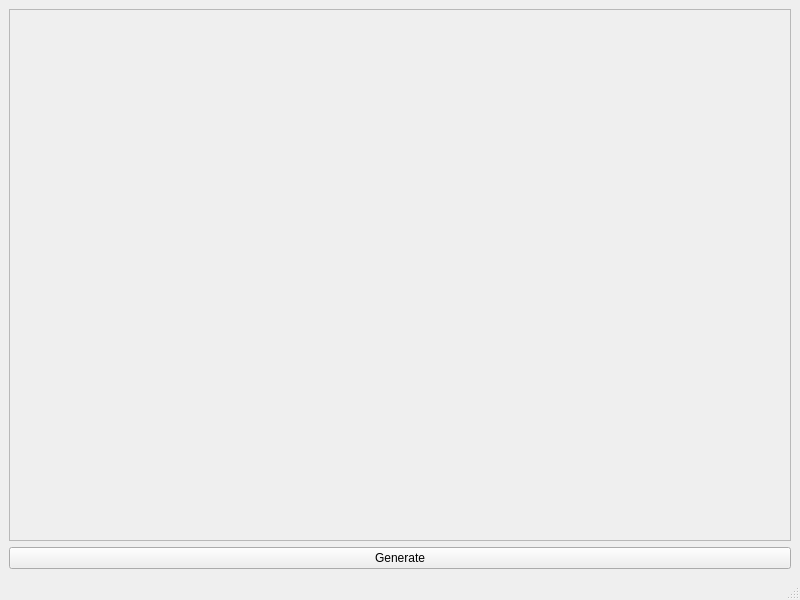
<?xml version="1.0" encoding="UTF-8"?>
<ui version="4.0">
 <class>MainWindow</class>
 <widget class="QMainWindow" name="MainWindow">
  <property name="geometry">
   <rect>
    <x>0</x>
    <y>0</y>
    <width>800</width>
    <height>600</height>
   </rect>
  </property>
  <property name="windowTitle">
   <string>MainWindow</string>
  </property>
  <widget class="QWidget" name="centralwidget">
   <layout class="QVBoxLayout" name="verticalLayout">
    <item>
     <widget class="QScrollArea" name="scrollArea">
      <property name="widgetResizable">
       <bool>true</bool>
      </property>
      <widget class="QWidget" name="scrollAreaWidgetContents">
       <property name="geometry">
        <rect>
         <x>0</x>
         <y>0</y>
         <width>780</width>
         <height>489</height>
        </rect>
       </property>
       <layout class="QHBoxLayout" name="horizontalLayout">
        <item>
         <layout class="QVBoxLayout" name="formLayoutMain"/>
        </item>
       </layout>
      </widget>
     </widget>
    </item>
    <item>
     <widget class="QPushButton" name="GeneratepushButton">
      <property name="text">
       <string>Generate</string>
      </property>
     </widget>
    </item>
   </layout>
  </widget>
  <widget class="QMenuBar" name="menubar">
   <property name="geometry">
    <rect>
     <x>0</x>
     <y>0</y>
     <width>800</width>
     <height>29</height>
    </rect>
   </property>
  </widget>
  <widget class="QStatusBar" name="statusbar"/>
 </widget>
 <resources/>
 <connections/>
</ui>
